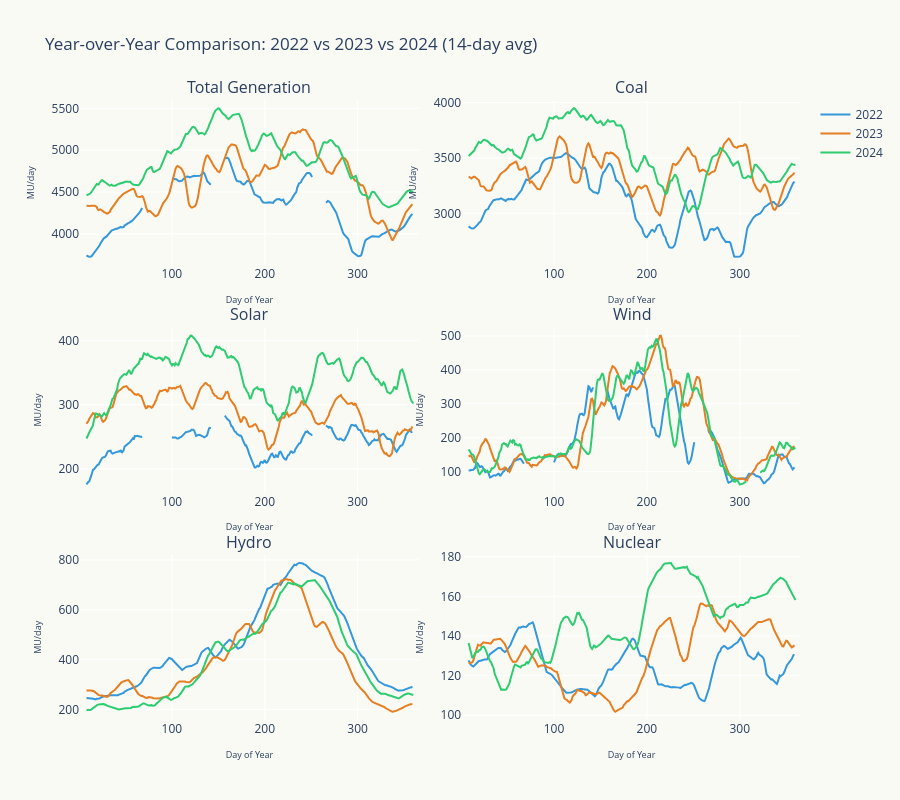

The code cell stored with this chart in its notebook:
### Markdown cell above
## 2. Overlaid Daily Curves — Same Calendar, Different Years

### Code cell
# Key fuels to compare: coal, solar, wind, total
compare_fuels = [
    ('total', 'Total Generation'),
    ('coal', 'Coal'),
    ('solar', 'Solar'),
    ('wind', 'Wind'),
    ('hydro', 'Hydro'),
    ('nuclear', 'Nuclear'),
]

fig = make_subplots(rows=3, cols=2, subplot_titles=[t for _, t in compare_fuels],
                    vertical_spacing=0.1, horizontal_spacing=0.06)

for i, (col, title) in enumerate(compare_fuels):
    row, colnum = (i // 2) + 1, (i % 2) + 1
    for year in years:
        ydf = df[df['year'] == year].copy()
        smooth = ydf.set_index('day_of_year')[col].rolling(14, center=True).mean()
        fig.add_trace(go.Scatter(
            x=smooth.index, y=smooth,
            name=str(year), mode='lines',
            line=dict(width=2, color=year_colors[year]),
            showlegend=(i == 0),
            hovertemplate=f'{year}: %{{y:.0f}} MU<extra></extra>',
        ), row=row, col=colnum)
    fig.update_yaxes(title_text='MU/day', title_font_size=9, row=row, col=colnum)
    fig.update_xaxes(title_text='Day of Year', title_font_size=9, row=row, col=colnum)

fig.update_layout(
    title='Year-over-Year Comparison: 2022 vs 2023 vs 2024 (14-day avg)',
    height=800, plot_bgcolor='#FAFAF5', paper_bgcolor='#FAFAF5',
)
fig.show()

### Figure 1 — Plotly figure (JSON) as saved in the notebook; plotly's stock layout.template omitted (floating-point values rounded to 4 significant figures; data arrays with more than 128 entries replaced by an {"elided": "..."} marker saying what was removed)
{"data": [{"hovertemplate": "2022: %{y:.0f} MU<extra></extra>", "line": {"color": "#3498DB", "width": 2}, "mode": "lines", "name": "2022", "showlegend": true, "type": "scatter", "x": {"elided": "365 int values"}, "xaxis": "x", "y": {"elided": "365 float values"}, "yaxis": "y"}, {"hovertemplate": "2023: %{y:.0f} MU<extra></extra>", "line": {"color": "#E67E22", "width": 2}, "mode": "lines", "name": "2023", "showlegend": true, "type": "scatter", "x": {"elided": "365 int values"}, "xaxis": "x", "y": {"elided": "365 float values"}, "yaxis": "y"}, {"hovertemplate": "2024: %{y:.0f} MU<extra></extra>", "line": {"color": "#2ECC71", "width": 2}, "mode": "lines", "name": "2024", "showlegend": true, "type": "scatter", "x": {"elided": "366 int values"}, "xaxis": "x", "y": {"elided": "366 float values"}, "yaxis": "y"}, {"hovertemplate": "2022: %{y:.0f} MU<extra></extra>", "line": {"color": "#3498DB", "width": 2}, "mode": "lines", "name": "2022", "showlegend": false, "type": "scatter", "x": {"elided": "365 int values"}, "xaxis": "x2", "y": {"elided": "365 float values"}, "yaxis": "y2"}, {"hovertemplate": "2023: %{y:.0f} MU<extra></extra>", "line": {"color": "#E67E22", "width": 2}, "mode": "lines", "name": "2023", "showlegend": false, "type": "scatter", "x": {"elided": "365 int values"}, "xaxis": "x2", "y": {"elided": "365 float values"}, "yaxis": "y2"}, {"hovertemplate": "2024: %{y:.0f} MU<extra></extra>", "line": {"color": "#2ECC71", "width": 2}, "mode": "lines", "name": "2024", "showlegend": false, "type": "scatter", "x": {"elided": "366 int values"}, "xaxis": "x2", "y": {"elided": "366 float values"}, "yaxis": "y2"}, {"hovertemplate": "2022: %{y:.0f} MU<extra></extra>", "line": {"color": "#3498DB", "width": 2}, "mode": "lines", "name": "2022", "showlegend": false, "type": "scatter", "x": {"elided": "365 int values"}, "xaxis": "x3", "y": {"elided": "365 float values"}, "yaxis": "y3"}, {"hovertemplate": "2023: %{y:.0f} MU<extra></extra>", "line": {"color": "#E67E22", "width": 2}, "mode": "lines", "name": "2023", "showlegend": false, "type": "scatter", "x": {"elided": "365 int values"}, "xaxis": "x3", "y": {"elided": "365 float values"}, "yaxis": "y3"}, {"hovertemplate": "2024: %{y:.0f} MU<extra></extra>", "line": {"color": "#2ECC71", "width": 2}, "mode": "lines", "name": "2024", "showlegend": false, "type": "scatter", "x": {"elided": "366 int values"}, "xaxis": "x3", "y": {"elided": "366 float values"}, "yaxis": "y3"}, {"hovertemplate": "2022: %{y:.0f} MU<extra></extra>", "line": {"color": "#3498DB", "width": 2}, "mode": "lines", "name": "2022", "showlegend": false, "type": "scatter", "x": {"elided": "365 int values"}, "xaxis": "x4", "y": {"elided": "365 float values"}, "yaxis": "y4"}, {"hovertemplate": "2023: %{y:.0f} MU<extra></extra>", "line": {"color": "#E67E22", "width": 2}, "mode": "lines", "name": "2023", "showlegend": false, "type": "scatter", "x": {"elided": "365 int values"}, "xaxis": "x4", "y": {"elided": "365 float values"}, "yaxis": "y4"}, {"hovertemplate": "2024: %{y:.0f} MU<extra></extra>", "line": {"color": "#2ECC71", "width": 2}, "mode": "lines", "name": "2024", "showlegend": false, "type": "scatter", "x": {"elided": "366 int values"}, "xaxis": "x4", "y": {"elided": "366 float values"}, "yaxis": "y4"}, {"hovertemplate": "2022: %{y:.0f} MU<extra></extra>", "line": {"color": "#3498DB", "width": 2}, "mode": "lines", "name": "2022", "showlegend": false, "type": "scatter", "x": {"elided": "365 int values"}, "xaxis": "x5", "y": {"elided": "365 float values"}, "yaxis": "y5"}, {"hovertemplate": "2023: %{y:.0f} MU<extra></extra>", "line": {"color": "#E67E22", "width": 2}, "mode": "lines", "name": "2023", "showlegend": false, "type": "scatter", "x": {"elided": "365 int values"}, "xaxis": "x5", "y": {"elided": "365 float values"}, "yaxis": "y5"}, {"hovertemplate": "2024: %{y:.0f} MU<extra></extra>", "line": {"color": "#2ECC71", "width": 2}, "mode": "lines", "name": "2024", "showlegend": false, "type": "scatter", "x": {"elided": "366 int values"}, "xaxis": "x5", "y": {"elided": "366 float values"}, "yaxis": "y5"}, {"hovertemplate": "2022: %{y:.0f} MU<extra></extra>", "line": {"color": "#3498DB", "width": 2}, "mode": "lines", "name": "2022", "showlegend": false, "type": "scatter", "x": {"elided": "365 int values"}, "xaxis": "x6", "y": {"elided": "365 float values"}, "yaxis": "y6"}, {"hovertemplate": "2023: %{y:.0f} MU<extra></extra>", "line": {"color": "#E67E22", "width": 2}, "mode": "lines", "name": "2023", "showlegend": false, "type": "scatter", "x": {"elided": "365 int values"}, "xaxis": "x6", "y": {"elided": "365 float values"}, "yaxis": "y6"}, {"hovertemplate": "2024: %{y:.0f} MU<extra></extra>", "line": {"color": "#2ECC71", "width": 2}, "mode": "lines", "name": "2024", "showlegend": false, "type": "scatter", "x": {"elided": "366 int values"}, "xaxis": "x6", "y": {"elided": "366 float values"}, "yaxis": "y6"}], "layout": {"annotations": [{"font": {"size": 16}, "showarrow": false, "text": "Total Generation", "x": 0.235, "xanchor": "center", "xref": "paper", "y": 1.0, "yanchor": "bottom", "yref": "paper"}, {"font": {"size": 16}, "showarrow": false, "text": "Coal", "x": 0.765, "xanchor": "center", "xref": "paper", "y": 1.0, "yanchor": "bottom", "yref": "paper"}, {"font": {"size": 16}, "showarrow": false, "text": "Solar", "x": 0.235, "xanchor": "center", "xref": "paper", "y": 0.6333, "yanchor": "bottom", "yref": "paper"}, {"font": {"size": 16}, "showarrow": false, "text": "Wind", "x": 0.765, "xanchor": "center", "xref": "paper", "y": 0.6333, "yanchor": "bottom", "yref": "paper"}, {"font": {"size": 16}, "showarrow": false, "text": "Hydro", "x": 0.235, "xanchor": "center", "xref": "paper", "y": 0.2667, "yanchor": "bottom", "yref": "paper"}, {"font": {"size": 16}, "showarrow": false, "text": "Nuclear", "x": 0.765, "xanchor": "center", "xref": "paper", "y": 0.2667, "yanchor": "bottom", "yref": "paper"}], "height": 800, "paper_bgcolor": "#FAFAF5", "plot_bgcolor": "#FAFAF5", "title": {"text": "Year-over-Year Comparison: 2022 vs 2023 vs 2024 (14-day avg)"}, "xaxis": {"anchor": "y", "domain": [0.0, 0.47], "title": {"font": {"size": 9}, "text": "Day of Year"}}, "xaxis2": {"anchor": "y2", "domain": [0.53, 1.0], "title": {"font": {"size": 9}, "text": "Day of Year"}}, "xaxis3": {"anchor": "y3", "domain": [0.0, 0.47], "title": {"font": {"size": 9}, "text": "Day of Year"}}, "xaxis4": {"anchor": "y4", "domain": [0.53, 1.0], "title": {"font": {"size": 9}, "text": "Day of Year"}}, "xaxis5": {"anchor": "y5", "domain": [0.0, 0.47], "title": {"font": {"size": 9}, "text": "Day of Year"}}, "xaxis6": {"anchor": "y6", "domain": [0.53, 1.0], "title": {"font": {"size": 9}, "text": "Day of Year"}}, "yaxis": {"anchor": "x", "domain": [0.7333, 1.0], "title": {"font": {"size": 9}, "text": "MU/day"}}, "yaxis2": {"anchor": "x2", "domain": [0.7333, 1.0], "title": {"font": {"size": 9}, "text": "MU/day"}}, "yaxis3": {"anchor": "x3", "domain": [0.3667, 0.6333], "title": {"font": {"size": 9}, "text": "MU/day"}}, "yaxis4": {"anchor": "x4", "domain": [0.3667, 0.6333], "title": {"font": {"size": 9}, "text": "MU/day"}}, "yaxis5": {"anchor": "x5", "domain": [0.0, 0.2667], "title": {"font": {"size": 9}, "text": "MU/day"}}, "yaxis6": {"anchor": "x6", "domain": [0.0, 0.2667], "title": {"font": {"size": 9}, "text": "MU/day"}}}}
